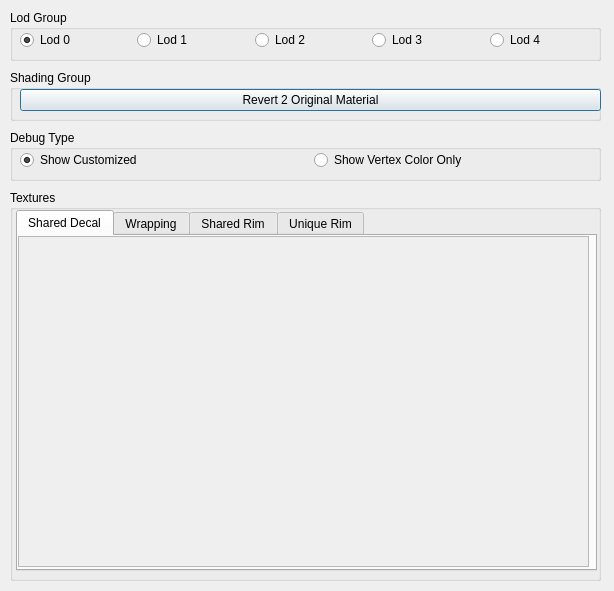
<?xml version="1.0" encoding="UTF-8"?>
<ui version="4.0">
 <class>dialog</class>
 <widget class="QDialog" name="dialog">
  <property name="geometry">
   <rect>
    <x>0</x>
    <y>0</y>
    <width>614</width>
    <height>591</height>
   </rect>
  </property>
  <property name="windowTitle">
   <string>Debug Customized</string>
  </property>
  <widget class="QGroupBox" name="groupBox">
   <property name="geometry">
    <rect>
     <x>10</x>
     <y>10</y>
     <width>591</width>
     <height>51</height>
    </rect>
   </property>
   <property name="title">
    <string>Lod Group</string>
   </property>
   <widget class="QWidget" name="horizontalLayoutWidget">
    <property name="geometry">
     <rect>
      <x>10</x>
      <y>10</y>
      <width>581</width>
      <height>41</height>
     </rect>
    </property>
    <layout class="QHBoxLayout" name="horizontalLayout">
     <item>
      <widget class="QRadioButton" name="lod0RB">
       <property name="text">
        <string>Lod 0</string>
       </property>
       <property name="checked">
        <bool>true</bool>
       </property>
      </widget>
     </item>
     <item>
      <widget class="QRadioButton" name="lod1RB">
       <property name="text">
        <string>Lod 1</string>
       </property>
       <property name="checked">
        <bool>false</bool>
       </property>
      </widget>
     </item>
     <item>
      <widget class="QRadioButton" name="lod2RB">
       <property name="text">
        <string>Lod 2</string>
       </property>
       <property name="checked">
        <bool>false</bool>
       </property>
      </widget>
     </item>
     <item>
      <widget class="QRadioButton" name="lod3RB">
       <property name="text">
        <string>Lod 3</string>
       </property>
      </widget>
     </item>
     <item>
      <widget class="QRadioButton" name="lod4RB">
       <property name="text">
        <string>Lod 4</string>
       </property>
      </widget>
     </item>
    </layout>
   </widget>
  </widget>
  <widget class="QGroupBox" name="groupBox_2">
   <property name="geometry">
    <rect>
     <x>10</x>
     <y>70</y>
     <width>591</width>
     <height>51</height>
    </rect>
   </property>
   <property name="title">
    <string>Shading Group</string>
   </property>
   <widget class="QWidget" name="horizontalLayoutWidget_2">
    <property name="geometry">
     <rect>
      <x>10</x>
      <y>10</y>
      <width>581</width>
      <height>41</height>
     </rect>
    </property>
    <layout class="QHBoxLayout" name="horizontalLayout_2">
     <item>
      <widget class="QPushButton" name="revert2OriginalMaterialBTN">
       <property name="text">
        <string>Revert 2 Original Material</string>
       </property>
      </widget>
     </item>
    </layout>
   </widget>
  </widget>
  <widget class="QGroupBox" name="groupBox_4">
   <property name="geometry">
    <rect>
     <x>10</x>
     <y>190</y>
     <width>591</width>
     <height>391</height>
    </rect>
   </property>
   <property name="title">
    <string>Textures</string>
   </property>
   <widget class="QTabWidget" name="tabWidget">
    <property name="geometry">
     <rect>
      <x>6</x>
      <y>20</y>
      <width>581</width>
      <height>361</height>
     </rect>
    </property>
    <property name="currentIndex">
     <number>0</number>
    </property>
    <widget class="QWidget" name="tab">
     <attribute name="title">
      <string>Shared Decal</string>
     </attribute>
     <widget class="QFrame" name="frame">
      <property name="geometry">
       <rect>
        <x>0</x>
        <y>0</y>
        <width>571</width>
        <height>331</height>
       </rect>
      </property>
      <property name="frameShape">
       <enum>QFrame::NoFrame</enum>
      </property>
      <property name="frameShadow">
       <enum>QFrame::Raised</enum>
      </property>
      <widget class="QWidget" name="verticalLayoutWidget">
       <property name="geometry">
        <rect>
         <x>0</x>
         <y>0</y>
         <width>571</width>
         <height>331</height>
        </rect>
       </property>
       <layout class="QVBoxLayout" name="verticalLayout">
        <item>
         <widget class="QScrollArea" name="scrollArea">
          <property name="horizontalScrollBarPolicy">
           <enum>Qt::ScrollBarAlwaysOff</enum>
          </property>
          <property name="widgetResizable">
           <bool>true</bool>
          </property>
          <widget class="QWidget" name="sharedDecalScrollAreaWidgetContents">
           <property name="geometry">
            <rect>
             <x>0</x>
             <y>0</y>
             <width>567</width>
             <height>327</height>
            </rect>
           </property>
          </widget>
         </widget>
        </item>
       </layout>
      </widget>
     </widget>
    </widget>
    <widget class="QWidget" name="tab_2">
     <attribute name="title">
      <string>Wrapping</string>
     </attribute>
     <widget class="QFrame" name="frame_2">
      <property name="geometry">
       <rect>
        <x>0</x>
        <y>0</y>
        <width>571</width>
        <height>331</height>
       </rect>
      </property>
      <property name="frameShape">
       <enum>QFrame::NoFrame</enum>
      </property>
      <property name="frameShadow">
       <enum>QFrame::Raised</enum>
      </property>
      <widget class="QWidget" name="verticalLayoutWidget_2">
       <property name="geometry">
        <rect>
         <x>-1</x>
         <y>-1</y>
         <width>571</width>
         <height>331</height>
        </rect>
       </property>
       <layout class="QVBoxLayout" name="verticalLayout_2">
        <item>
         <widget class="QScrollArea" name="scrollArea_3">
          <property name="horizontalScrollBarPolicy">
           <enum>Qt::ScrollBarAlwaysOff</enum>
          </property>
          <property name="widgetResizable">
           <bool>true</bool>
          </property>
          <widget class="QWidget" name="wrappingScrollAreaWidgetContents">
           <property name="geometry">
            <rect>
             <x>0</x>
             <y>0</y>
             <width>567</width>
             <height>327</height>
            </rect>
           </property>
          </widget>
         </widget>
        </item>
       </layout>
      </widget>
     </widget>
    </widget>
    <widget class="QWidget" name="tab_5">
     <attribute name="title">
      <string>Shared Rim</string>
     </attribute>
     <widget class="QFrame" name="frame_3">
      <property name="geometry">
       <rect>
        <x>0</x>
        <y>0</y>
        <width>571</width>
        <height>331</height>
       </rect>
      </property>
      <property name="frameShape">
       <enum>QFrame::NoFrame</enum>
      </property>
      <property name="frameShadow">
       <enum>QFrame::Raised</enum>
      </property>
      <widget class="QWidget" name="verticalLayoutWidget_3">
       <property name="geometry">
        <rect>
         <x>-1</x>
         <y>-1</y>
         <width>571</width>
         <height>331</height>
        </rect>
       </property>
       <layout class="QVBoxLayout" name="verticalLayout_3">
        <item>
         <widget class="QScrollArea" name="scrollArea_4">
          <property name="horizontalScrollBarPolicy">
           <enum>Qt::ScrollBarAlwaysOff</enum>
          </property>
          <property name="widgetResizable">
           <bool>true</bool>
          </property>
          <widget class="QWidget" name="sharedRimScrollAreaWidgetContents">
           <property name="geometry">
            <rect>
             <x>0</x>
             <y>0</y>
             <width>567</width>
             <height>327</height>
            </rect>
           </property>
          </widget>
         </widget>
        </item>
       </layout>
      </widget>
     </widget>
    </widget>
    <widget class="QWidget" name="tab_6">
     <attribute name="title">
      <string>Unique Rim</string>
     </attribute>
     <widget class="QFrame" name="frame_4">
      <property name="geometry">
       <rect>
        <x>0</x>
        <y>0</y>
        <width>571</width>
        <height>331</height>
       </rect>
      </property>
      <property name="frameShape">
       <enum>QFrame::NoFrame</enum>
      </property>
      <property name="frameShadow">
       <enum>QFrame::Raised</enum>
      </property>
      <widget class="QWidget" name="verticalLayoutWidget_4">
       <property name="geometry">
        <rect>
         <x>-1</x>
         <y>-1</y>
         <width>571</width>
         <height>331</height>
        </rect>
       </property>
       <layout class="QVBoxLayout" name="verticalLayout_4">
        <item>
         <widget class="QScrollArea" name="scrollArea_5">
          <property name="horizontalScrollBarPolicy">
           <enum>Qt::ScrollBarAlwaysOff</enum>
          </property>
          <property name="widgetResizable">
           <bool>true</bool>
          </property>
          <widget class="QWidget" name="uniqueRimScrollAreaWidgetContents">
           <property name="geometry">
            <rect>
             <x>0</x>
             <y>0</y>
             <width>567</width>
             <height>327</height>
            </rect>
           </property>
          </widget>
         </widget>
        </item>
       </layout>
      </widget>
     </widget>
    </widget>
   </widget>
  </widget>
  <widget class="QGroupBox" name="groupBox_3">
   <property name="geometry">
    <rect>
     <x>10</x>
     <y>130</y>
     <width>591</width>
     <height>51</height>
    </rect>
   </property>
   <property name="title">
    <string>Debug Type</string>
   </property>
   <widget class="QWidget" name="horizontalLayoutWidget_3">
    <property name="geometry">
     <rect>
      <x>10</x>
      <y>10</y>
      <width>581</width>
      <height>41</height>
     </rect>
    </property>
    <layout class="QHBoxLayout" name="horizontalLayout_3">
     <item>
      <widget class="QRadioButton" name="showCustomizedRB">
       <property name="text">
        <string>Show Customized</string>
       </property>
       <property name="checked">
        <bool>true</bool>
       </property>
      </widget>
     </item>
     <item>
      <widget class="QRadioButton" name="showVertexColorRB">
       <property name="text">
        <string>Show Vertex Color Only</string>
       </property>
      </widget>
     </item>
    </layout>
   </widget>
  </widget>
 </widget>
 <resources/>
 <connections/>
</ui>
